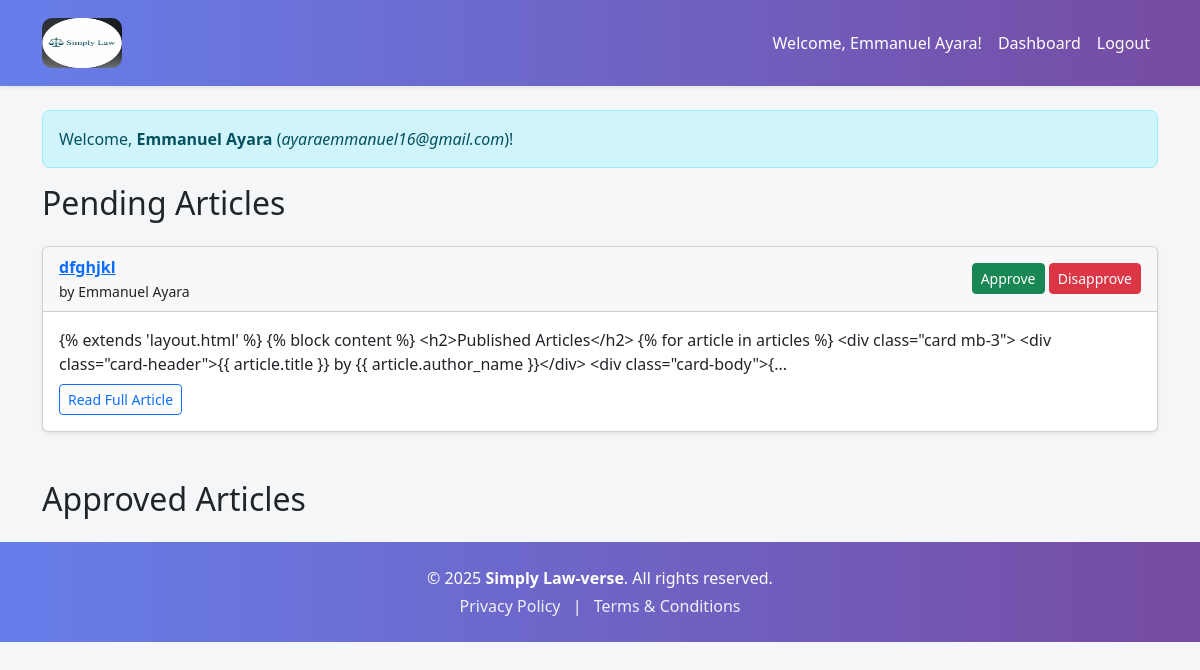
The app's page /admin/dashboard (signed in), older data.
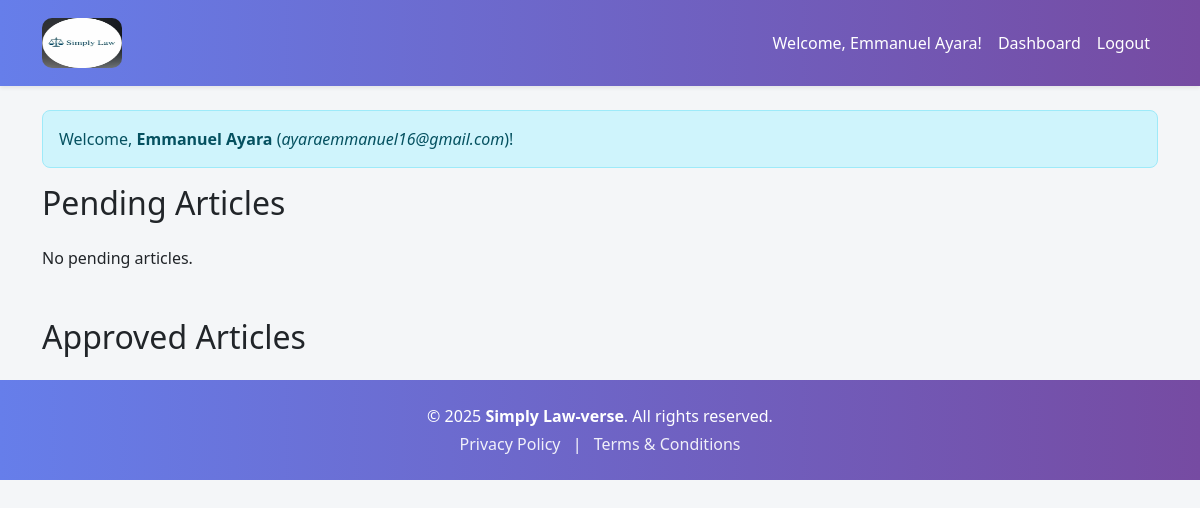
The same page, newer data.
### models.py (models this page shows)
class Article(db.Model):
    id = db.Column(db.Integer, primary_key=True)
    email = db.Column(db.String(120))
    title = db.Column(db.String(100), nullable=False)
    content = db.Column(db.Text, nullable=False)
    author = db.Column(db.String(100), nullable=False)
    date_posted = db.Column(db.DateTime, default=datetime.utcnow)
    comments = db.relationship('Comment', backref='article', lazy=True)
    status = db.Column(db.String(20), nullable=False, default='pending')
    date_submitted = db.Column(db.DateTime, default=datetime.utcnow)
    image_filename = db.Column(db.String(120), nullable=True)
    document_filename = db.Column(db.String(120), nullable=True)
    approved = db.Column(db.Boolean, default=False)  # <- important!

### routes.py (the view)
@app.route('/admin/dashboard')
@login_required
def admin_dashboard():
    if not current_user.is_admin:
        flash('Access denied.', 'danger')
        return redirect(url_for('home'))
    pending = Article.query.filter_by(status='pending').all()
    approved = Article.query.filter_by(status='approved').all()
    return render_template('admin_dashboard.html', articles=pending, approved_articles=approved)

### routes.py (called while the page is built)
@login_manager.user_loader
def load_user(user_id):
    return User.query.get(int(user_id))

### templates/admin_dashboard.html (shortened to what this page needs)
{% extends 'layout.html' %}
{% block content %}
<div class="alert alert-info">
  Welcome, <strong>{{ current_user.username }}</strong> (<em>{{ current_user.email }}</em>)!
</div>
<h2 class="mb-4">Pending Articles</h2>
{% for article in articles %}
  <div class="card mb-4 shadow-sm">
    <div class="card-header d-flex justify-content-between align-items-center">
      <div>
        <strong>
          <a href="{{ url_for('view_article', article_id=article.id) }}">
            {{ article.title }}
          </a>
        </strong>
        <br>
        <small>by {{ article.author }}</small>
      </div>
      <div>
        <a href="{{ url_for('approve_article', article_id=article.id) }}" class="btn btn-sm btn-success">Approve</a>
        <a href="{{ url_for('disapprove_article', article_id=article.id) }}" class="btn btn-sm btn-danger">Disapprove</a>
      </div>
    </div>
    <div class="card-body">
      {{ article.content[:250] }}...
      <div class="mt-2">
        <a href="{{ url_for('view_article', article_id=article.id) }}" class="btn btn-sm btn-outline-primary">Read Full Article</a>
      </div>
    </div>
  </div>
{% else %}
  <p>No pending articles.</p>
{% endfor %}
<h2 class="mt-5">Approved Articles</h2>
{% endblock %}

Row changes from the older to the newer data that the page shows:
no longer on this page (row edited): Article: title "dfghjkl", author "Emmanuel Ayara", content "{% extends 'layout.html' %} {% block content %} <h2>Published Articles</h2> {% for article in articles %} <div class=\"card mb-3\"> <div class=\"card-header\">{{ article.title }} by {{ article.author_name }}</div> <div class=\"card-body\">{"
Text that changed along with them:
text now shown: "No pending articles."
